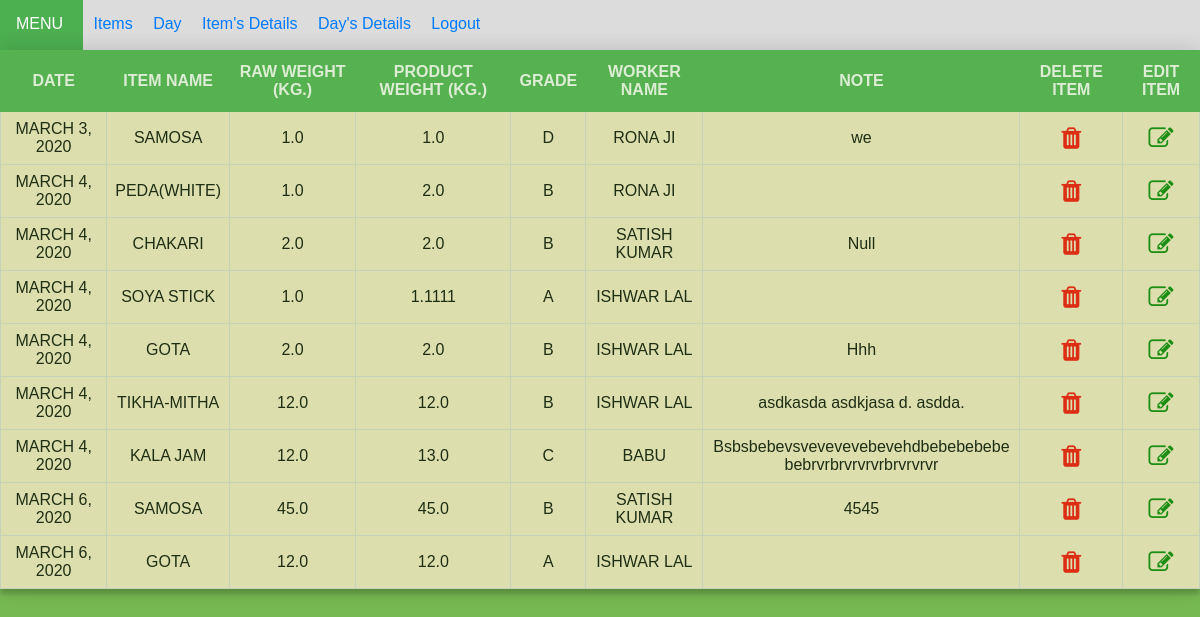
The page /show/ (signed in) on the database as committed earlier.
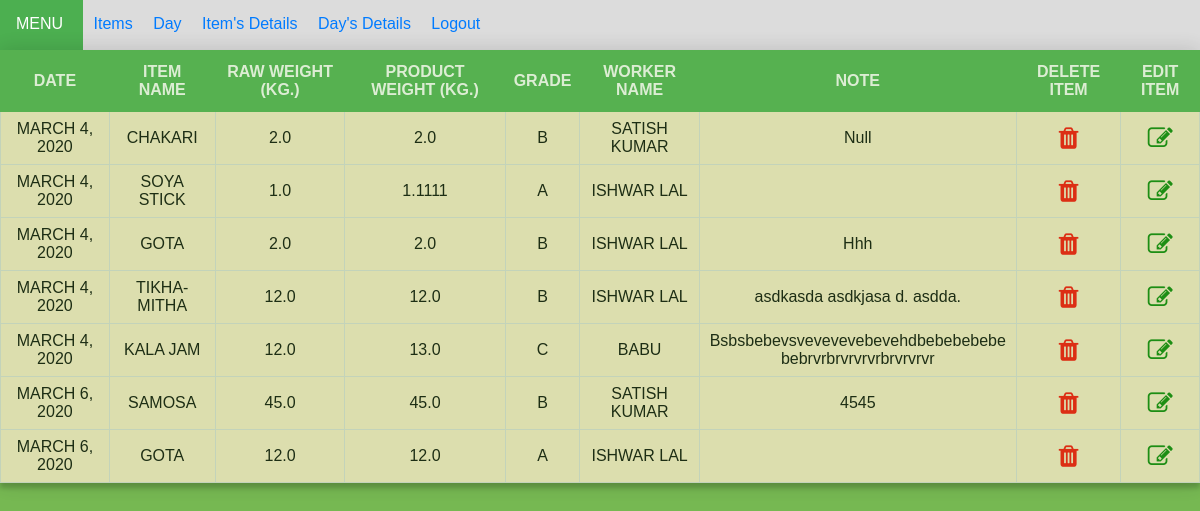
The same page on the database as committed later.
### cal/models.py (models this page shows, shortened)
class items(models.Model):
    item_names = models.CharField(max_length=100, choices=item_names)
    rweight = models.FloatField(default="0.0")
    iweight = models.FloatField(default="0.0")
    grade = models.CharField(max_length=1, choices=grades)
    worker = models.CharField(max_length=50, choices=worker_names )
    note = models.TextField(max_length=1000, blank=True, null=True)
    user_id = models.ForeignKey(User, on_delete=models.CASCADE, null=True)
    date = models.DateField(default = date.today)

### cal/views.py (the view)
# urls.py: path('show/', views.show, name='show'),
@login_required(login_url='login')
def show(request):
    all_items = items.objects.filter(user_id=request.user)
    return render(request, 'show.html', {'all_items': all_items})

### cal/templates/show.html (shortened to what this page needs)
{% load static %}
<!DOCTYPE html>
<html lang="en">
    <head>
        <link href="{% static  'css/show.css' %}" type="text/css" rel="stylesheet">
        <link rel="stylesheet" href="https://cdnjs.cloudflare.com/ajax/libs/font-awesome/4.7.0/css/font-awesome.min.css">
    </head>
    <body>
        <div class="head">
            <nav class="nav">
            <a class="menu">MENU </a>
            <a class="nav-item" href="{% url 'home' %}">Items</a>
            <a class="nav-item" href="{% url 'day' %}">Day</a>
            <a class="nav-item" href="{% url 'show' %}">Item's Details</a>
            <a class="nav-item" href="{% url 'todays_detail' %}">Day's Details</a>
            <a class="nav-item" href="{% url 'logout' %}">Logout</a>
            </nav>
        </div>
        <table class="container">
            <tr>
                <th>Date</th>
                <th>Item name</th>
                <th>Raw weight (kg.)</th>
                <th>Product weight (kg.)</th>
                <th>Grade</th>
                <th>Worker Name</th>
                <th>Note</th>
                <th>delete item</th>
                <th>edit item</th>
            </tr>
            {% if all_items %}
                {% for things in all_items %}
            <tr class="table-secondary">
                <td class="striker">{{ things.date }}</td>
                <td class="striker">{{ things.item_names }}</td>
                <td class="striker">{{ things.rweight }}</td>
                <td class="striker">{{ things.iweight }}</td>
                <td class="striker">{{ things.grade }}</td>
                <td class="striker">{{ things.worker }}</td>
                <td class="note">{{ things.note }}</td>
                <td class="delete"><center><a onclick = "return confirm ('You really want to delete Details of {{ things.item_names}}?')" href="{% url 'delete_item' things.id %}"><i class="fa fa-trash" style="font-size: 25px;"></i></a></center></td>
                <td class="edit"><center><a href="{% url 'edit_item' things.id %}"><i class="fa fa-edit" style="font-size: 25px;"></i></a></center></td>
            </tr>
                {% endfor %}
          {% endif %}
        </table>
    </body>
</html>

### cal/static/css/show.css (style rules this page uses)
body { background: #76b852; font-family: "Trebuchet MS", Arial, Helvetica, sans-serif; margin: 0; width: 100%; }
.container { text-transform: uppercase; text-align: center; font-family: "Trebuchet MS", Arial, Helvetica, sans-serif; border-collapse: collapse; width: 100%; opacity: 0.75; box-shadow: 0 0 20px 0 rgba(0, 0, 0, 0.2), 0 5px 5px 0 rgba(0, 0, 0, 0.24); background-color: blanchedalmond; padding: 50px; }
.container td, .container th { border: 1px solid #ddd; padding: 8px; }
.container th { border: 1px solid #4CAF50; padding-top: 12px; padding-bottom: 12px; background-color: #4CAF50; color: white; }
.nav { width: 100%; line-height:3; background-color: #DCDCDC; height : 50px; padding: 0; margin: 0; }
.nav-item { margin-left: -4px; height : 20px; padding : 10px ; }
a { color:#007bff; text-decoration:none; background-color:transparent; }
.menu, .menu:hover { display: inline-block; padding: 0 20px; color: white; background-color: #4CAF50; height: 100%; }
.delete a { color: red; text-decoration: underline; }
.edit a { color:green; text-decoration: underline; }
.note { max-width: 300px; word-wrap: break-word; text-transform: none; }

Rows that differ between the two databases and show on the page:
removed items: date "MARCH 3, 2020", item_names "SAMOSA", rweight "1.0", iweight "1.0", grade "D", worker "RONA JI", note "we"
removed items: date "MARCH 4, 2020", item_names "PEDA(WHITE)", rweight "1.0", iweight "2.0", grade "B", worker "RONA JI"
